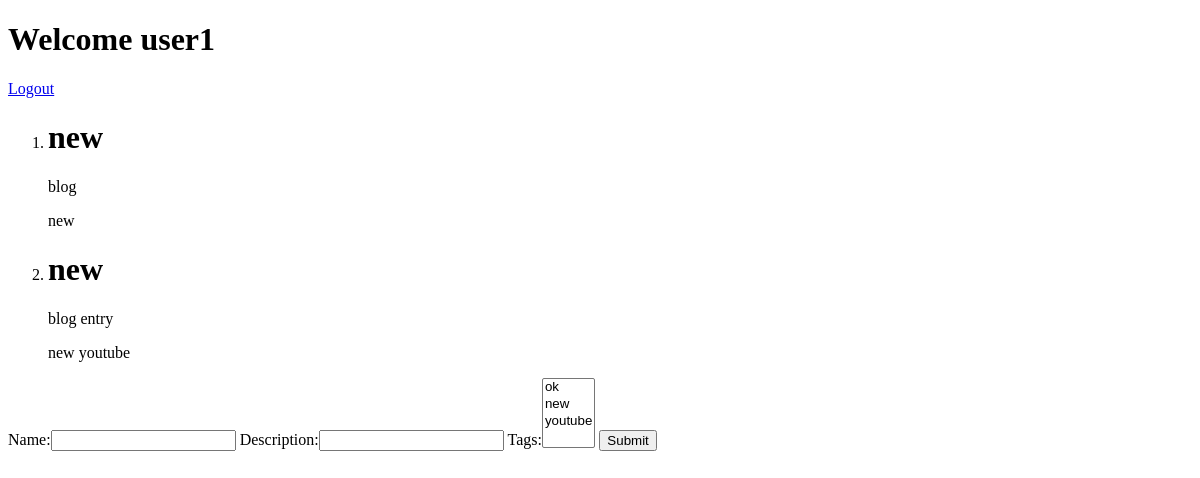
Page /blog/entries (signed in) on the earlier database version.
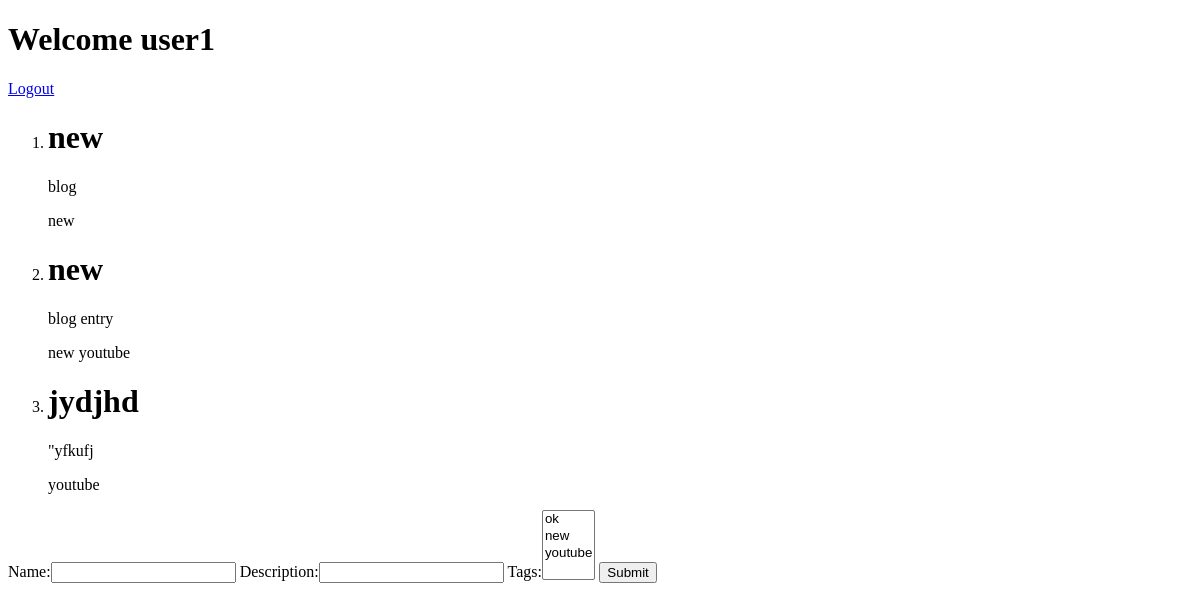
Same page on the later database version.
### blog/models.py (models this page shows)
class Entries(models.Model):
    name = models.CharField(max_length=220)
    description = models.CharField(max_length=520)
    owner = models.ForeignKey(User)
    tags = models.ManyToManyField(Tag)

### tags/models.py (models this page shows)
class Tag(models.Model):
    name = models.CharField(max_length=50)
    def __str__(self):
        return self.name

### blog/views.py (the view)
def show_entries(request):
    if request.method == "POST":
        form = EntriesForm(request.POST)
        if form.is_valid():
            entry = form.save(commit=False)
            entry.owner = request.user
            entry.save()
            form.save_m2m()
    elif request.method == "GET":
        form = EntriesForm()
    return render(request, "my_entries.html", {"entries": Entries.objects.filter(owner=request.user.id),
                                             "tags":Tag.objects.all(),
                                             "form": form})

### blog/forms.py
class EntriesForm(forms.ModelForm):
    class Meta:
        model = Entries
        fields = ["name", "description", 'tags']

### blog/templates/my_entries.html (shortened to what this page needs)
<!DOCTYPE html>
<html lang="en">
<head>
</head>
<body>
{% if request.user.username %}
    <h1>Welcome {{ request.user.username }}</h1>
    <a href="/users/logout">Logout</a>
{% endif %}
<ol>
    {% for entry in entries %}
        <li>
            <h1>{{ entry.name }}</h1>
            <p>{{ entry.description }}</p>
            {% for tag in entry.tags.all %}
                {{ tag.name }}
            {% endfor  %}
        </li>
    {% endfor %}
</ol>
<form method="POST">
    {{ form }}
    <button type="submit">Submit</button>
</form>
</body>
</html>

Differences in the rows shown:
added Entries: name "jydjhd", description "\"yfkufj", Tag (name "youtube")
